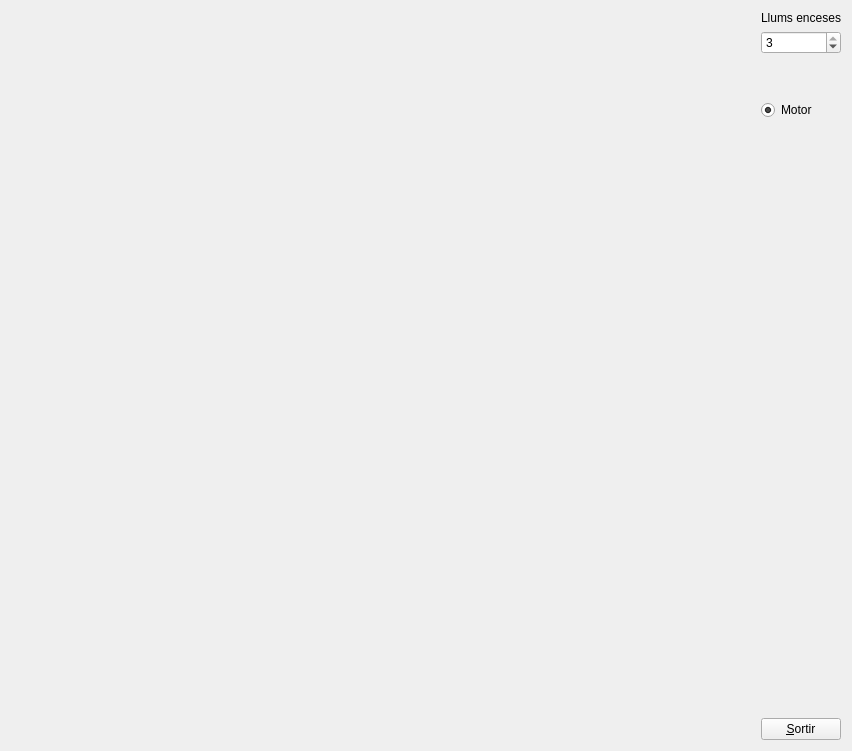
<?xml version="1.0" encoding="UTF-8"?>
<ui version="4.0">
 <class>MyForm</class>
 <widget class="QWidget" name="MyForm">
  <property name="geometry">
   <rect>
    <x>0</x>
    <y>0</y>
    <width>852</width>
    <height>751</height>
   </rect>
  </property>
  <property name="windowTitle">
   <string>IDI-Lab</string>
  </property>
  <layout class="QHBoxLayout" name="horizontalLayout">
   <item>
    <widget class="MyGLWidget" name="widget" native="true">
     <property name="sizePolicy">
      <sizepolicy hsizetype="Expanding" vsizetype="Expanding">
       <horstretch>0</horstretch>
       <verstretch>0</verstretch>
      </sizepolicy>
     </property>
    </widget>
   </item>
   <item>
    <layout class="QVBoxLayout" name="verticalLayout">
     <item>
      <widget class="QLabel" name="label">
       <property name="minimumSize">
        <size>
         <width>80</width>
         <height>0</height>
        </size>
       </property>
       <property name="font">
        <font>
         <pointsize>9</pointsize>
        </font>
       </property>
       <property name="text">
        <string>Llums enceses:</string>
       </property>
      </widget>
     </item>
     <item>
      <widget class="QSpinBox" name="spinBox">
       <property name="maximum">
        <number>3</number>
       </property>
       <property name="value">
        <number>3</number>
       </property>
      </widget>
     </item>
     <item>
      <spacer name="verticalSpacer_2">
       <property name="orientation">
        <enum>Qt::Vertical</enum>
       </property>
       <property name="sizeType">
        <enum>QSizePolicy::Minimum</enum>
       </property>
       <property name="sizeHint" stdset="0">
        <size>
         <width>20</width>
         <height>40</height>
        </size>
       </property>
      </spacer>
     </item>
     <item>
      <widget class="QRadioButton" name="radioButton">
       <property name="font">
        <font>
         <pointsize>9</pointsize>
        </font>
       </property>
       <property name="text">
        <string>Motor</string>
       </property>
       <property name="checked">
        <bool>true</bool>
       </property>
      </widget>
     </item>
     <item>
      <spacer name="verticalSpacer">
       <property name="orientation">
        <enum>Qt::Vertical</enum>
       </property>
       <property name="sizeHint" stdset="0">
        <size>
         <width>20</width>
         <height>40</height>
        </size>
       </property>
      </spacer>
     </item>
     <item>
      <widget class="QPushButton" name="pushButton">
       <property name="sizePolicy">
        <sizepolicy hsizetype="Fixed" vsizetype="Fixed">
         <horstretch>0</horstretch>
         <verstretch>0</verstretch>
        </sizepolicy>
       </property>
       <property name="text">
        <string>&amp;Sortir</string>
       </property>
      </widget>
     </item>
    </layout>
   </item>
  </layout>
 </widget>
 <customwidgets>
  <customwidget>
   <class>MyGLWidget</class>
   <extends>QWidget</extends>
   <header>MyGLWidget.h</header>
   <container>1</container>
   <slots>
    <signal>signalFocusMovedKeyboard(int)</signal>
    <signal>signalEngineMode(bool)</signal>
    <signal>setNumFocus(int)</signal>
    <signal>setReactor(bool)</signal>
    <slot>onFocusMoved(int)</slot>
    <slot>onEngineMode(bool)</slot>
    <slot>canviaNumFocus(int)</slot>
    <slot>canviaReactor(bool)</slot>
   </slots>
  </customwidget>
 </customwidgets>
 <resources/>
 <connections>
  <connection>
   <sender>pushButton</sender>
   <signal>clicked()</signal>
   <receiver>MyForm</receiver>
   <slot>close()</slot>
   <hints>
    <hint type="sourcelabel">
     <x>781</x>
     <y>717</y>
    </hint>
    <hint type="destinationlabel">
     <x>819</x>
     <y>529</y>
    </hint>
   </hints>
  </connection>
  <connection>
   <sender>spinBox</sender>
   <signal>valueChanged(int)</signal>
   <receiver>widget</receiver>
   <slot>canviaNumFocus(int)</slot>
   <hints>
    <hint type="sourcelabel">
     <x>762</x>
     <y>55</y>
    </hint>
    <hint type="destinationlabel">
     <x>692</x>
     <y>122</y>
    </hint>
   </hints>
  </connection>
  <connection>
   <sender>widget</sender>
   <signal>setNumFocus(int)</signal>
   <receiver>spinBox</receiver>
   <slot>setValue(int)</slot>
   <hints>
    <hint type="sourcelabel">
     <x>751</x>
     <y>176</y>
    </hint>
    <hint type="destinationlabel">
     <x>793</x>
     <y>51</y>
    </hint>
   </hints>
  </connection>
  <connection>
   <sender>radioButton</sender>
   <signal>clicked(bool)</signal>
   <receiver>widget</receiver>
   <slot>canviaReactor(bool)</slot>
   <hints>
    <hint type="sourcelabel">
     <x>816</x>
     <y>82</y>
    </hint>
    <hint type="destinationlabel">
     <x>744</x>
     <y>252</y>
    </hint>
   </hints>
  </connection>
  <connection>
   <sender>widget</sender>
   <signal>setReactor(bool)</signal>
   <receiver>radioButton</receiver>
   <slot>setChecked(bool)</slot>
   <hints>
    <hint type="sourcelabel">
     <x>753</x>
     <y>286</y>
    </hint>
    <hint type="destinationlabel">
     <x>831</x>
     <y>82</y>
    </hint>
   </hints>
  </connection>
 </connections>
</ui>
